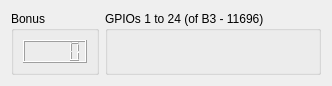
       <widget class="QWidget" name="scrollAreaWidgetContents_5">
        <property name="geometry">
         <rect>
          <x>0</x>
          <y>0</y>
          <width>332</width>
          <height>83</height>
         </rect>
        </property>
        <layout class="QHBoxLayout" name="horizontalLayout_14">
         <item>
          <widget class="QGroupBox" name="groupBox_6">
           <property name="title">
            <string>Bonus</string>
           </property>
           <layout class="QVBoxLayout" name="verticalLayout_20">
            <item>
             <widget class="QLCDNumber" name="lcdNumber">
              <property name="maximumSize">
               <size>
                <width>16777215</width>
                <height>100</height>
               </size>
              </property>
             </widget>
            </item>
           </layout>
          </widget>
         </item>
         <item>
          <widget class="QGroupBox" name="groupBox_5">
           <property name="sizePolicy">
            <sizepolicy hsizetype="Expanding" vsizetype="Preferred">
             <horstretch>0</horstretch>
             <verstretch>0</verstretch>
            </sizepolicy>
           </property>
           <property name="title">
            <string>GPIOs 1 to 24 (of B3 - 11696)</string>
           </property>
           <layout class="QHBoxLayout" name="horizontalLayout_13"/>
          </widget>
         </item>
        </layout>
       </widget>
